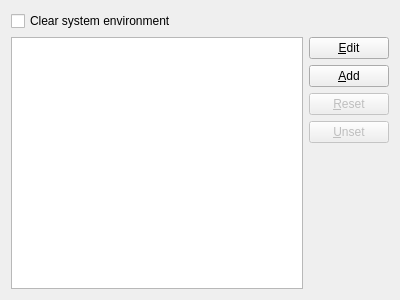
<?xml version="1.0" encoding="UTF-8"?>
<ui version="4.0">
 <class>Qt4ProjectManager::Internal::Qt4BuildEnvironmentWidget</class>
 <widget class="QWidget" name="Qt4ProjectManager::Internal::Qt4BuildEnvironmentWidget">
  <property name="geometry">
   <rect>
    <x>0</x>
    <y>0</y>
    <width>400</width>
    <height>300</height>
   </rect>
  </property>
  <layout class="QVBoxLayout" name="verticalLayout">
   <item>
    <widget class="QCheckBox" name="clearSystemEnvironmentCheckBox">
     <property name="text">
      <string>Clear system environment</string>
     </property>
    </widget>
   </item>
   <item>
    <layout class="QHBoxLayout" name="horizontalLayout">
     <item>
      <widget class="QTreeView" name="environmentTreeView">
       <property name="rootIsDecorated">
        <bool>false</bool>
       </property>
       <property name="headerHidden">
        <bool>false</bool>
       </property>
      </widget>
     </item>
     <item>
      <layout class="QVBoxLayout" name="verticalLayout_2">
       <item>
        <widget class="QPushButton" name="editButton">
         <property name="text">
          <string>&amp;Edit</string>
         </property>
        </widget>
       </item>
       <item>
        <widget class="QPushButton" name="addButton">
         <property name="text">
          <string>&amp;Add</string>
         </property>
        </widget>
       </item>
       <item>
        <widget class="QPushButton" name="removeButton">
         <property name="enabled">
          <bool>false</bool>
         </property>
         <property name="text">
          <string>&amp;Reset</string>
         </property>
        </widget>
       </item>
       <item>
        <widget class="QPushButton" name="unsetButton">
         <property name="enabled">
          <bool>false</bool>
         </property>
         <property name="text">
          <string>&amp;Unset</string>
         </property>
        </widget>
       </item>
       <item>
        <spacer name="verticalSpacer">
         <property name="orientation">
          <enum>Qt::Vertical</enum>
         </property>
         <property name="sizeHint" stdset="0">
          <size>
           <width>20</width>
           <height>40</height>
          </size>
         </property>
        </spacer>
       </item>
      </layout>
     </item>
    </layout>
   </item>
  </layout>
 </widget>
 <resources/>
 <connections/>
</ui>
